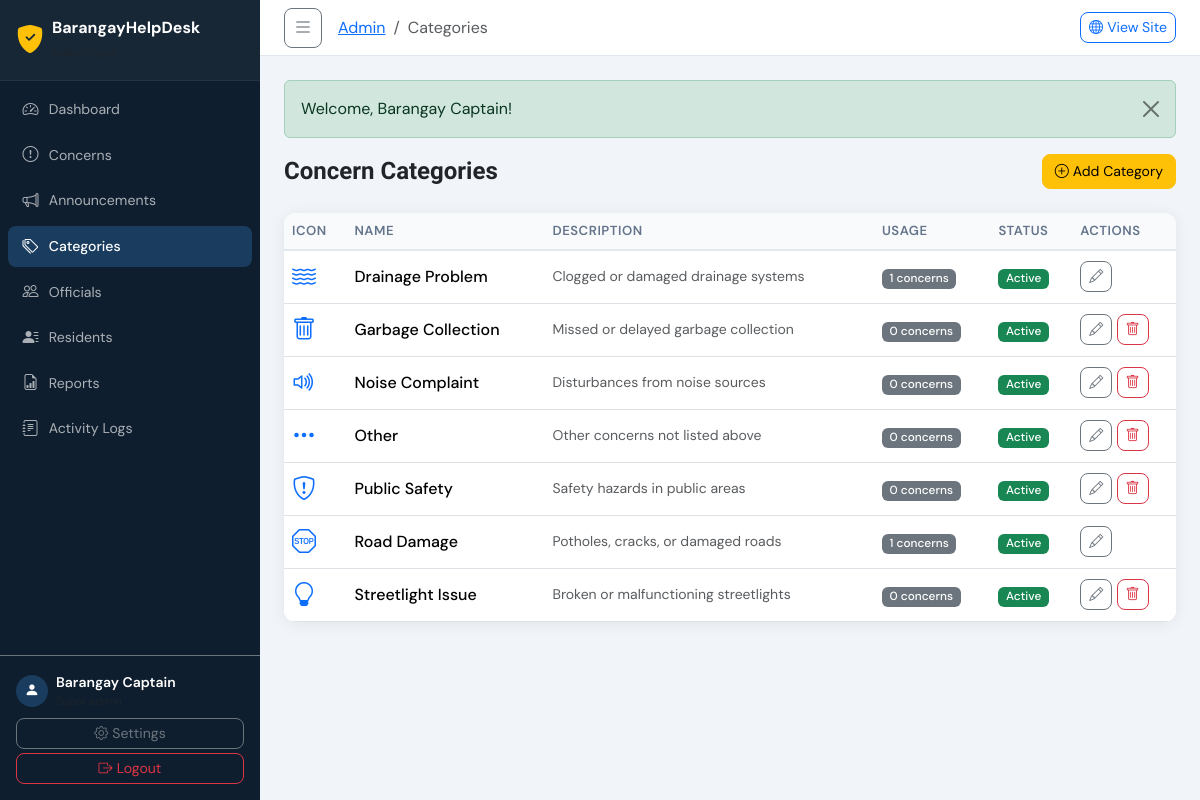
The app's page /admin/categories.php (signed in) with its own data.
### tables this page shows
CREATE TABLE `concern_categories` (
  `id` int(11) NOT NULL,
  `name` varchar(100) NOT NULL,
  `description` text DEFAULT NULL,
  `icon` varchar(50) DEFAULT 'bi-question-circle',
  `is_active` tinyint(1) DEFAULT 1,
  `created_at` datetime DEFAULT current_timestamp()
);

### includes/functions.php (called while the page is built, shortened)
<?php
function sanitize($input) {
    return htmlspecialchars(strip_tags(trim((string)$input)), ENT_QUOTES, 'UTF-8');
}

### admin/categories.php (the view, shortened to what this page needs)
<?php
$pdo = db();
$cats    = $pdo->query("SELECT *,(SELECT COUNT(*) FROM concerns WHERE category_id=concern_categories.id) as usage_count FROM concern_categories ORDER BY name")->fetchAll();
include dirname(__DIR__) . '/includes/header_admin.php';
?>
<div class="d-flex align-items-center justify-content-between mb-4">
    <h4 class="fw-bold mb-0">Concern Categories</h4>
    <button class="btn btn-warning" data-bs-toggle="collapse" data-bs-target="#createForm"><i class="bi bi-plus-circle me-1"></i>Add Category</button>
</div>
<div class="admin-table">
<table class="table table-hover align-middle mb-0">
    <thead><tr><th>Icon</th><th>Name</th><th>Description</th><th>Usage</th><th>Status</th><th>Actions</th></tr></thead>
    <tbody>
    <?php foreach($cats as $cat): ?>
    <tr>
        <td><i class="bi <?= sanitize($cat['icon']) ?> fs-4 text-primary"></i></td>
        <td class="fw-medium"><?= sanitize($cat['name']) ?></td>
        <td class="text-muted small"><?= sanitize($cat['description']) ?></td>
        <td><span class="badge bg-secondary"><?= $cat['usage_count'] ?> concerns</span></td>
        <td><?= $cat['is_active']?'<span class="badge bg-success">Active</span>':'<span class="badge bg-secondary">Inactive</span>' ?></td>
        <td>
            <a href="?edit=<?= $cat['id'] ?>" class="btn btn-sm btn-outline-secondary"><i class="bi bi-pencil"></i></a>
            <?php if($cat['usage_count']==0 && $_SESSION['admin_role']==='super_admin'): ?>
            <form method="POST" class="d-inline">
                <button class="btn btn-sm btn-outline-danger" data-confirm="Delete this category?"><?= '<i class="bi bi-trash"></i>' ?></button>
            </form>
            <?php endif; ?>
        </td>
    </tr>
    <?php endforeach; ?>
    </tbody>
</table>
</div>
<?php include dirname(__DIR__) . '/includes/footer_admin.php'; ?>

### public/css/admin.css (style rules this page uses)
:root { --sidebar-w: 260px; --sidebar-bg: #0f1e2e; --sidebar-hover:#1a3c5e; --topbar-h: 56px; --admin-accent: #f0a500; --admin-border: #e2e8f0; --admin-radius: 12px; --admin-shadow: 0 2px 16px rgba(0,0,0,.07); }
*,*::before,*::after { box-sizing:border-box }
body.admin-body { font-family:'DM Sans',sans-serif;background:#f1f5f9;margin:0;min-height:100vh }
h1,h2,h3,h4,h5,h6 { font-family:'Sora',sans-serif }
.admin-table { background:#fff;border-radius:var(--admin-radius);box-shadow:var(--admin-shadow);overflow:hidden }
.admin-table .table { margin:0 }
.admin-table .table thead th { background:#f8fafc;border-bottom:2px solid var(--admin-border);font-size:.82rem;font-weight:600;text-transform:uppercase;letter-spacing:.04em;color:#64748b;white-space:nowrap }
.btn { border-radius:8px;font-size:.88rem }
.badge { font-size:.74rem;font-weight:500 }

### records on screen
concern_categories: name "Drainage Problem", description "Clogged or damaged drainage systems", usage_count "1", is_active "Active"
concern_categories: name "Garbage Collection", description "Missed or delayed garbage collection", usage_count "0", is_active "Active"
concern_categories: name "Noise Complaint", description "Disturbances from noise sources", usage_count "0", is_active "Active"
concern_categories: name "Other", description "Other concerns not listed above", usage_count "0", is_active "Active"
concern_categories: name "Public Safety", description "Safety hazards in public areas", usage_count "0", is_active "Active"
concern_categories: name "Road Damage", description "Potholes, cracks, or damaged roads", usage_count "1", is_active "Active"
concern_categories: name "Streetlight Issue", description "Broken or malfunctioning streetlights", usage_count "0", is_active "Active"

### other values on screen
APP_NAME "BarangayHelpDesk"
$adminName "Barangay Captain"
$breadcrumb "Categories"
$flash['message'] "Welcome, Barangay Captain!"
